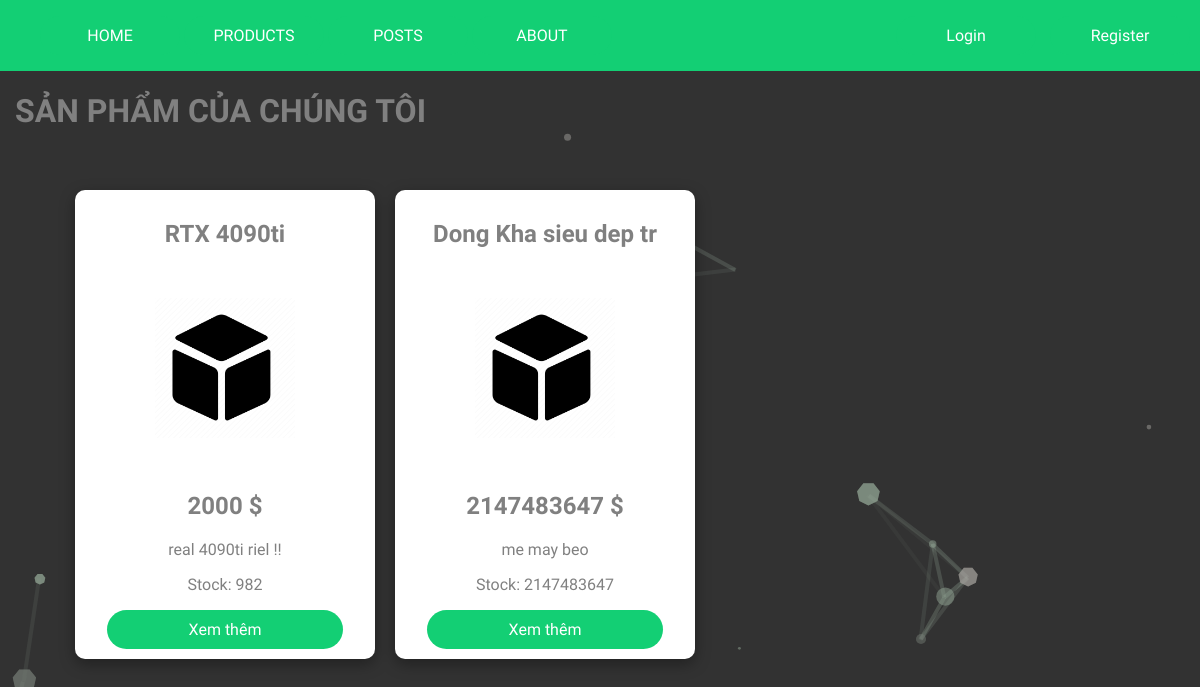
/products.php, run on the app's committed database.
### tables this page shows
CREATE TABLE `products` (
  `product_name` text NOT NULL DEFAULT 'unknown',
  `product_price` int(255) NOT NULL DEFAULT 0,
  `product_stock` int(255) NOT NULL DEFAULT 0,
  `product_des_short` text NOT NULL DEFAULT 'unknown',
  `product_des_long` text NOT NULL DEFAULT 'unknown',
  `product_author` text NOT NULL DEFAULT 'unknown',
  `product_id` varchar(999) NOT NULL DEFAULT current_timestamp()
);

### products.php (the view, shortened to what this page needs)
<!DOCTYPE html>
<html>
<head>
	<link rel="stylesheet" type="text/css" href="style.css">
</head>
<body>
	<?php
 		include "navbar.php";
	 ?>
	<div class="container">
		<h1>SẢN PHẨM CỦA CHÚNG TÔI</h1>
		<div style="max-width: 100%; display: block; margin: 50px;">
			<?php
				function show_products(){
					include("database.php");
					  $sql2 = "SELECT * FROM products";
				      $result2 = mysqli_query($conn,$sql2);
				      if ($result2->num_rows > 0) {
				      	while ($row2 = mysqli_fetch_array($result2)) {
						        echo "<div class=\"box\"><div class=\"title\"><h2>".$row2['product_name']."</h2></div><div class=\"image\"><img src=\"cdn/product.png\"></div><div style=\"color: grey\" class=\"description\"><h2>".$row2['product_price']." $</h2><p>".$row2['product_des_short']."</p><p>Stock: ".$row2['product_stock']."</p></div><a href=\"view.php?id=".$row2['product_id']."\" target=\"_blank\" class=\"view-more-btn\">Xem thêm</a></div>";
				      	}
				    }
				}
				show_products()
			?>
		</div>
	</div>
</body>
</html>

### style.css (style rules this page uses)
html { scroll-behavior: smooth; }
body { font-family: 'Quicksand'; margin: 0; max-width: 100%; scroll-behavior: smooth; background: #323232; color: grey; }
.container { width: 100%; padding-right: 15px; padding-left: 15px; margin-right: auto; margin-left: auto; max-width: 1400px; }
div .box { background: white; margin: 10px; display: inline-block; padding: 10px 20px; border-radius: 10px; box-shadow: rgba(0, 0, 0, 0.35) 0px 5px 15px; max-width: 260px; min-width: 260px; text-align: center; }
div .box .title { text-align: center; }
div .box .image img { width: 140px; display: inline-block; min-width: 140px; margin: 30px; }
div .box .description { margin: 0; padding: 0; color: grey; max-width: 100%; overflow: hidden; }
.view-more-btn { display: inline-block; padding: 10px 40px; width: 60%; text-decoration: none; color: white; background-color: #13CF74 ; text-align: center; border-radius: 40px; transition: .2s ease; }

### data on the page
products: product_name "RTX 4090ti", product_price "2000", product_des_short "real 4090ti riel !!", product_stock "982"
products: product_name "Dong Kha sieu dep tr", product_price "2147483647", product_des_short "me may beo", product_stock "2147483647"
